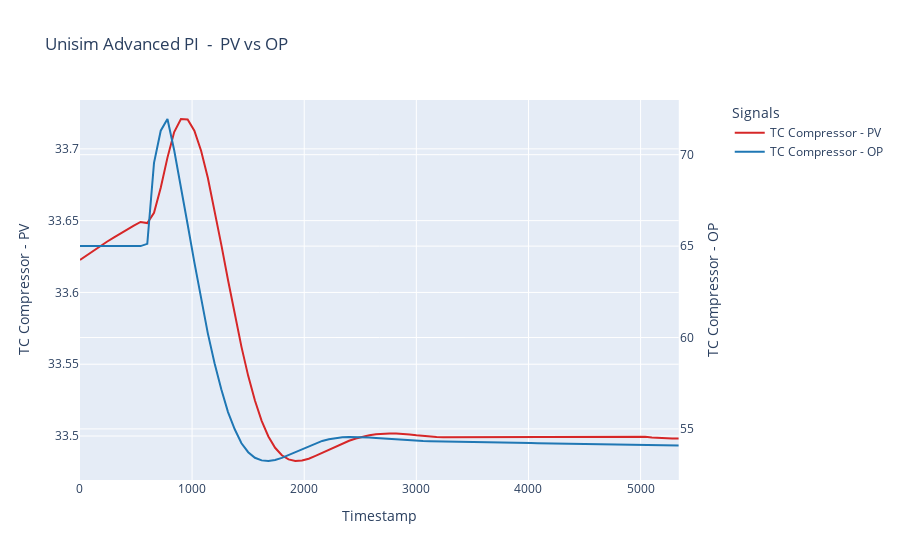

Source (notebook cell):
### Code cell
df = pd.read_csv("T_9_Simulink_PID_65perc.csv")

data = pd.DataFrame(df)


# Create a figure with secondary y-axis
fig = make_subplots(specs=[[{"secondary_y": True}]])

# Add traces for I_L1real
fig.add_trace(
    go.Scatter(x=data['Timestamp'], y=data['TC Compressor - PV'], mode='lines', name='TC Compressor - PV', line=dict(color='#d62728')),
    secondary_y=False,
)

# Add traces for U_L1real
fig.add_trace(
    go.Scatter(x=data['Timestamp'], y=data['TC Compressor - OP'], mode='lines', name='TC Compressor - OP', line=dict(color='#1f77b4')),
    secondary_y=True,
)

# Update layout
fig.update_layout(
    title='Unisim Advanced PI  -  PV vs OP',
    xaxis_title='Timestamp',
    legend_title='Signals'
)

# Set y-axes titles
fig.update_yaxes(title_text="TC Compressor - PV", secondary_y=False)
fig.update_yaxes(title_text="TC Compressor - OP", secondary_y=True)

# Show figure
fig.show()
